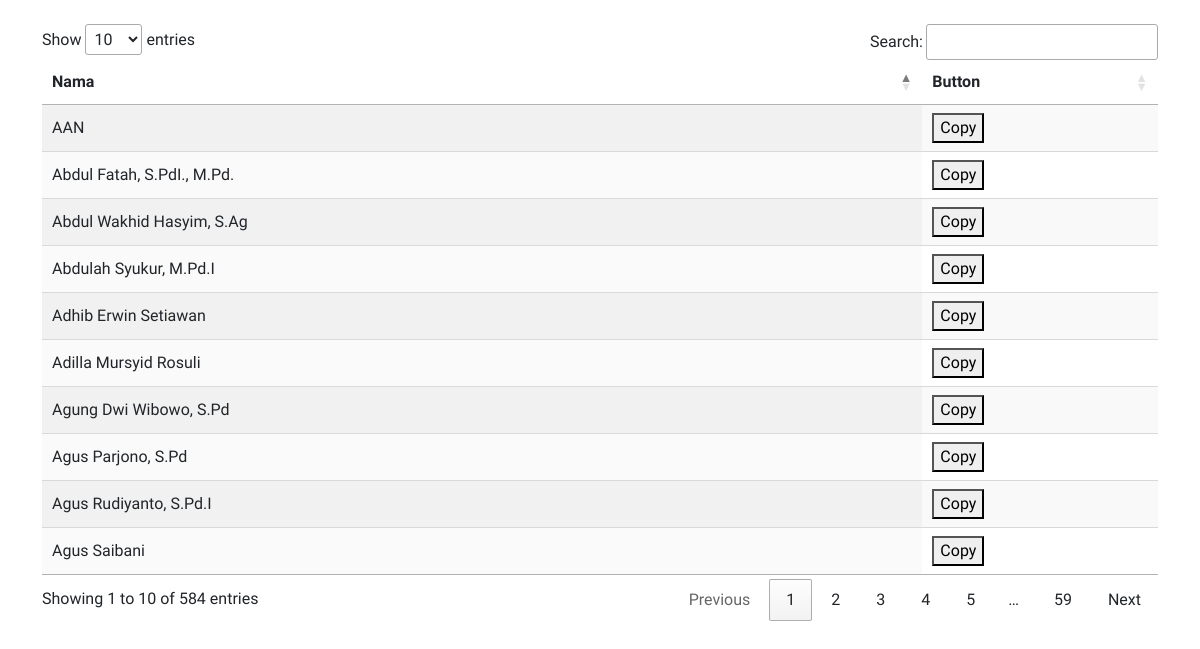
The page /dataundangan.php on the database its author committed.
### tables this page shows
CREATE TABLE `undangan` (
  `Nama` varchar(1000) NOT NULL
);

### dataundangan.php (the view, shortened to what this page needs)
<?php include('mbekhacker.php');?>
<!doctype html>
<html lang="en">
<head>
  <link rel="stylesheet" type="text/css" href="bootstrap/css/bootstrap.css">
  <link rel="stylesheet" type="text/css" href="bootstrap/css/custom.css">
  <link rel="stylesheet" type="text/css" href="https://cdn.datatables.net/1.12.1/css/jquery.dataTables.css">
</head>
<body>
<div class="container mt-4">
<table id="table_id" class="display">
    <thead>
        <tr>
            <th>Nama</th>
            <th>Button</th>
        </tr>
    </thead>
    <tbody>
    <?php
     $qr_undangan= mysqli_query($con, "SELECT * FROM undangan");
     while($dataundang = mysqli_fetch_array($qr_undangan))
     {
       $undangan = $dataundang['Nama'];
       $link = preg_replace('/\s+/', '%20', $undangan);
     ?>
        <tr>
            <td><?=$undangan;?></td>
            <td><button onclick="copyToClipboard('127.0.0.1/mbekrabbi/?u=<?=$link?>')">Copy</button></td>
        </tr>
    <?php };?>
    </tbody>
</table>
</div>
</body>
</html>

### rows shown on the page
undangan: Nama "Agus Parjono, S.Pd"
undangan: Nama "Agung Dwi Wibowo, S.Pd"
undangan: Nama "AAN"
undangan: Nama "Abdulah Syukur, M.Pd.I"
undangan: Nama "Agus Rudiyanto, S.Pd.I"
undangan: Nama "Abdul Fatah, S.PdI., M.Pd."
undangan: Nama "Abdul Wakhid Hasyim, S.Ag"
undangan: Nama "Agus Saibani"
undangan: Nama "Adhib Erwin Setiawan"
undangan: Nama "Adilla Mursyid Rosuli"
